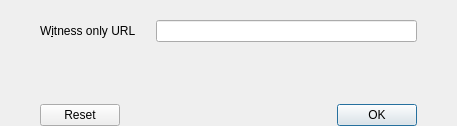
<?xml version="1.0" encoding="UTF-8"?>
<ui version="4.0">
 <class>ImportWitnessDialog</class>
 <widget class="QDialog" name="ImportWitnessDialog">
  <property name="geometry">
   <rect>
    <x>0</x>
    <y>0</y>
    <width>457</width>
    <height>126</height>
   </rect>
  </property>
  <property name="windowTitle">
   <string>Edit Address</string>
  </property>
  <layout class="QVBoxLayout" name="verticalLayout">
   <property name="spacing">
    <number>0</number>
   </property>
   <property name="leftMargin">
    <number>40</number>
   </property>
   <property name="topMargin">
    <number>20</number>
   </property>
   <property name="rightMargin">
    <number>40</number>
   </property>
   <property name="bottomMargin">
    <number>0</number>
   </property>
   <item>
    <layout class="QFormLayout" name="formLayout">
     <property name="fieldGrowthPolicy">
      <enum>QFormLayout::AllNonFixedFieldsGrow</enum>
     </property>
     <property name="horizontalSpacing">
      <number>20</number>
     </property>
     <property name="verticalSpacing">
      <number>0</number>
     </property>
     <item row="0" column="0">
      <widget class="QLabel" name="labelPrivKey">
       <property name="text">
        <string>W&amp;itness only URL</string>
       </property>
       <property name="indent">
        <number>0</number>
       </property>
       <property name="buddy">
        <cstring>privKeyEdit</cstring>
       </property>
      </widget>
     </item>
     <item row="0" column="1">
      <widget class="QValidatedLineEdit" name="privKeyEdit">
       <property name="toolTip">
        <string>Enter a witness-only URL to import</string>
       </property>
       <property name="placeholderText">
        <string/>
       </property>
      </widget>
     </item>
    </layout>
   </item>
   <item>
    <widget class="QDialogButtonBox" name="buttonBox">
     <property name="orientation">
      <enum>Qt::Horizontal</enum>
     </property>
     <property name="standardButtons">
      <set>QDialogButtonBox::Ok|QDialogButtonBox::Reset</set>
     </property>
    </widget>
   </item>
  </layout>
 </widget>
 <customwidgets>
  <customwidget>
   <class>QValidatedLineEdit</class>
   <extends>QLineEdit</extends>
   <header>qvalidatedlineedit.h</header>
  </customwidget>
 </customwidgets>
 <resources/>
 <connections>
  <connection>
   <sender>buttonBox</sender>
   <signal>accepted()</signal>
   <receiver>ImportWitnessDialog</receiver>
   <slot>accept()</slot>
   <hints>
    <hint type="sourcelabel">
     <x>20</x>
     <y>20</y>
    </hint>
    <hint type="destinationlabel">
     <x>20</x>
     <y>20</y>
    </hint>
   </hints>
  </connection>
  <connection>
   <sender>buttonBox</sender>
   <signal>rejected()</signal>
   <receiver>ImportWitnessDialog</receiver>
   <slot>reject()</slot>
   <hints>
    <hint type="sourcelabel">
     <x>20</x>
     <y>20</y>
    </hint>
    <hint type="destinationlabel">
     <x>20</x>
     <y>20</y>
    </hint>
   </hints>
  </connection>
 </connections>
</ui>
